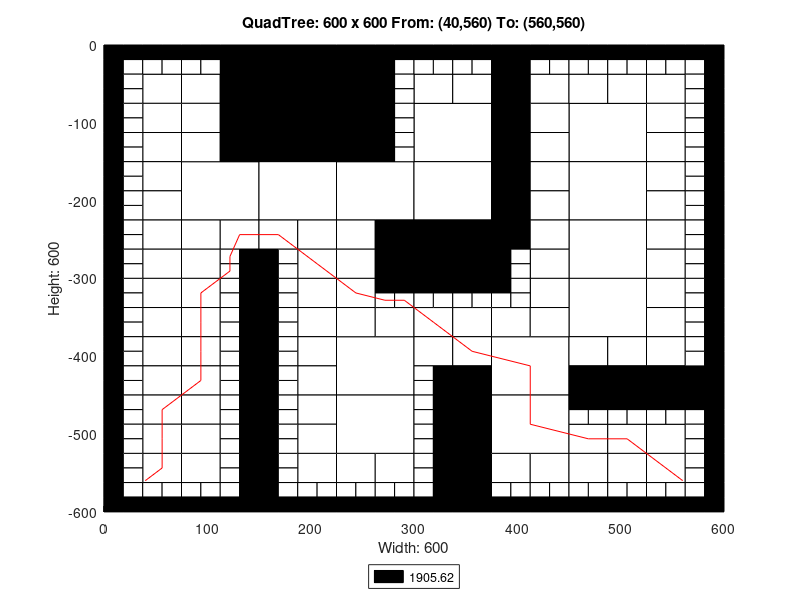

Write the MATLAB code that produced this figure.
axis([0 600 -600 0]);
title('QuadTree: 600 x 600 From: (40,560) To: (560,560)');
xlabel('Width: 600');
ylabel('Height: 600');
rectangle('Position',[150 -75 75 75], 'FaceColor',[0 0 0]);
rectangle('Position',[150 -150 75 75], 'FaceColor',[0 0 0]);
rectangle('Position',[75 -225 75 75], 'FaceColor',[1 1 1]);
rectangle('Position',[150 -225 75 75], 'FaceColor',[1 1 1]);
rectangle('Position',[225 -225 75 75], 'FaceColor',[1 1 1]);
rectangle('Position',[300 -150 75 75], 'FaceColor',[1 1 1]);
rectangle('Position',[450 -150 75 75], 'FaceColor',[1 1 1]);
rectangle('Position',[300 -225 75 75], 'FaceColor',[1 1 1]);
rectangle('Position',[300 -300 75 75], 'FaceColor',[0 0 0]);
rectangle('Position',[450 -225 75 75], 'FaceColor',[1 1 1]);
rectangle('Position',[450 -300 75 75], 'FaceColor',[1 1 1]);
rectangle('Position',[225 -450 75 75], 'FaceColor',[1 1 1]);
rectangle('Position',[225 -525 75 75], 'FaceColor',[1 1 1]);
rectangle('Position',[375 -450 75 75], 'FaceColor',[1 1 1]);
rectangle('Position',[450 -375 75 75], 'FaceColor',[1 1 1]);
rectangle('Position',[375 -525 75 75], 'FaceColor',[1 1 1]);
rectangle('Position',[37.5 -75 37.5 37.5], 'FaceColor',[1 1 1]);
rectangle('Position',[112.5 -37.5 37.5 37.5], 'FaceColor',[0 0 0]);
rectangle('Position',[75 -75 37.5 37.5], 'FaceColor',[1 1 1]);
rectangle('Position',[112.5 -75 37.5 37.5], 'FaceColor',[0 0 0]);
rectangle('Position',[37.5 -112.5 37.5 37.5], 'FaceColor',[1 1 1]);
rectangle('Position',[37.5 -150 37.5 37.5], 'FaceColor',[1 1 1]);
rectangle('Position',[75 -112.5 37.5 37.5], 'FaceColor',[1 1 1]);
rectangle('Position',[112.5 -112.5 37.5 37.5], 'FaceColor',[0 0 0]);
rectangle('Position',[75 -150 37.5 37.5], 'FaceColor',[1 1 1]);
rectangle('Position',[112.5 -150 37.5 37.5], 'FaceColor',[0 0 0]);
rectangle('Position',[225 -37.5 37.5 37.5], 'FaceColor',[0 0 0]);
rectangle('Position',[225 -75 37.5 37.5], 'FaceColor',[0 0 0]);
rectangle('Position',[225 -112.5 37.5 37.5], 'FaceColor',[0 0 0]);
rectangle('Position',[225 -150 37.5 37.5], 'FaceColor',[0 0 0]);
rectangle('Position',[37.5 -187.5 37.5 37.5], 'FaceColor',[1 1 1]);
rectangle('Position',[37.5 -225 37.5 37.5], 'FaceColor',[1 1 1]);
rectangle('Position',[37.5 -262.5 37.5 37.5], 'FaceColor',[1 1 1]);
rectangle('Position',[37.5 -300 37.5 37.5], 'FaceColor',[1 1 1]);
rectangle('Position',[75 -262.5 37.5 37.5], 'FaceColor',[1 1 1]);
rectangle('Position',[112.5 -262.5 37.5 37.5], 'FaceColor',[1 1 1]);
rectangle('Position',[75 -300 37.5 37.5], 'FaceColor',[1 1 1]);
rectangle('Position',[150 -262.5 37.5 37.5], 'FaceColor',[1 1 1]);
rectangle('Position',[187.5 -262.5 37.5 37.5], 'FaceColor',[1 1 1]);
rectangle('Position',[187.5 -300 37.5 37.5], 'FaceColor',[1 1 1]);
rectangle('Position',[225 -262.5 37.5 37.5], 'FaceColor',[1 1 1]);
rectangle('Position',[262.5 -262.5 37.5 37.5], 'FaceColor',[0 0 0]);
rectangle('Position',[225 -300 37.5 37.5], 'FaceColor',[1 1 1]);
rectangle('Position',[262.5 -300 37.5 37.5], 'FaceColor',[0 0 0]);
rectangle('Position',[300 -75 37.5 37.5], 'FaceColor',[1 1 1]);
rectangle('Position',[337.5 -75 37.5 37.5], 'FaceColor',[1 1 1]);
rectangle('Position',[375 -37.5 37.5 37.5], 'FaceColor',[0 0 0]);
rectangle('Position',[375 -75 37.5 37.5], 'FaceColor',[0 0 0]);
rectangle('Position',[412.5 -75 37.5 37.5], 'FaceColor',[1 1 1]);
rectangle('Position',[375 -112.5 37.5 37.5], 'FaceColor',[0 0 0]);
rectangle('Position',[412.5 -112.5 37.5 37.5], 'FaceColor',[1 1 1]);
rectangle('Position',[375 -150 37.5 37.5], 'FaceColor',[0 0 0]);
rectangle('Position',[412.5 -150 37.5 37.5], 'FaceColor',[1 1 1]);
rectangle('Position',[450 -75 37.5 37.5], 'FaceColor',[1 1 1]);
rectangle('Position',[487.5 -75 37.5 37.5], 'FaceColor',[1 1 1]);
rectangle('Position',[525 -75 37.5 37.5], 'FaceColor',[1 1 1]);
rectangle('Position',[525 -112.5 37.5 37.5], 'FaceColor',[1 1 1]);
rectangle('Position',[525 -150 37.5 37.5], 'FaceColor',[1 1 1]);
rectangle('Position',[375 -187.5 37.5 37.5], 'FaceColor',[0 0 0]);
rectangle('Position',[412.5 -187.5 37.5 37.5], 'FaceColor',[1 1 1]);
rectangle('Position',[375 -225 37.5 37.5], 'FaceColor',[0 0 0]);
rectangle('Position',[412.5 -225 37.5 37.5], 'FaceColor',[1 1 1]);
rectangle('Position',[375 -262.5 37.5 37.5], 'FaceColor',[0 0 0]);
rectangle('Position',[412.5 -262.5 37.5 37.5], 'FaceColor',[1 1 1]);
rectangle('Position',[412.5 -300 37.5 37.5], 'FaceColor',[1 1 1]);
rectangle('Position',[525 -187.5 37.5 37.5], 'FaceColor',[1 1 1]);
rectangle('Position',[525 -225 37.5 37.5], 'FaceColor',[1 1 1]);
rectangle('Position',[525 -262.5 37.5 37.5], 'FaceColor',[1 1 1]);
rectangle('Position',[525 -300 37.5 37.5], 'FaceColor',[1 1 1]);
rectangle('Position',[37.5 -337.5 37.5 37.5], 'FaceColor',[1 1 1]);
rectangle('Position',[37.5 -375 37.5 37.5], 'FaceColor',[1 1 1]);
rectangle('Position',[75 -337.5 37.5 37.5], 'FaceColor',[1 1 1]);
rectangle('Position',[75 -375 37.5 37.5], 'FaceColor',[1 1 1]);
rectangle('Position',[37.5 -412.5 37.5 37.5], 'FaceColor',[1 1 1]);
rectangle('Position',[37.5 -450 37.5 37.5], 'FaceColor',[1 1 1]);
rectangle('Position',[75 -412.5 37.5 37.5], 'FaceColor',[1 1 1]);
rectangle('Position',[75 -450 37.5 37.5], 'FaceColor',[1 1 1]);
rectangle('Position',[187.5 -337.5 37.5 37.5], 'FaceColor',[1 1 1]);
rectangle('Position',[187.5 -375 37.5 37.5], 'FaceColor',[1 1 1]);
rectangle('Position',[225 -337.5 37.5 37.5], 'FaceColor',[1 1 1]);
rectangle('Position',[225 -375 37.5 37.5], 'FaceColor',[1 1 1]);
rectangle('Position',[262.5 -375 37.5 37.5], 'FaceColor',[1 1 1]);
rectangle('Position',[187.5 -412.5 37.5 37.5], 'FaceColor',[1 1 1]);
rectangle('Position',[187.5 -450 37.5 37.5], 'FaceColor',[1 1 1]);
rectangle('Position',[37.5 -487.5 37.5 37.5], 'FaceColor',[1 1 1]);
rectangle('Position',[37.5 -525 37.5 37.5], 'FaceColor',[1 1 1]);
rectangle('Position',[75 -487.5 37.5 37.5], 'FaceColor',[1 1 1]);
rectangle('Position',[75 -525 37.5 37.5], 'FaceColor',[1 1 1]);
rectangle('Position',[37.5 -562.5 37.5 37.5], 'FaceColor',[1 1 1]);
rectangle('Position',[75 -562.5 37.5 37.5], 'FaceColor',[1 1 1]);
rectangle('Position',[187.5 -487.5 37.5 37.5], 'FaceColor',[1 1 1]);
rectangle('Position',[187.5 -525 37.5 37.5], 'FaceColor',[1 1 1]);
rectangle('Position',[187.5 -562.5 37.5 37.5], 'FaceColor',[1 1 1]);
rectangle('Position',[225 -562.5 37.5 37.5], 'FaceColor',[1 1 1]);
rectangle('Position',[262.5 -562.5 37.5 37.5], 'FaceColor',[1 1 1]);
rectangle('Position',[300 -375 37.5 37.5], 'FaceColor',[1 1 1]);
rectangle('Position',[337.5 -375 37.5 37.5], 'FaceColor',[1 1 1]);
rectangle('Position',[412.5 -337.5 37.5 37.5], 'FaceColor',[1 1 1]);
rectangle('Position',[375 -375 37.5 37.5], 'FaceColor',[1 1 1]);
rectangle('Position',[412.5 -375 37.5 37.5], 'FaceColor',[1 1 1]);
rectangle('Position',[300 -412.5 37.5 37.5], 'FaceColor',[1 1 1]);
rectangle('Position',[337.5 -412.5 37.5 37.5], 'FaceColor',[1 1 1]);
rectangle('Position',[337.5 -450 37.5 37.5], 'FaceColor',[0 0 0]);
rectangle('Position',[525 -337.5 37.5 37.5], 'FaceColor',[1 1 1]);
rectangle('Position',[525 -375 37.5 37.5], 'FaceColor',[1 1 1]);
rectangle('Position',[450 -412.5 37.5 37.5], 'FaceColor',[1 1 1]);
rectangle('Position',[487.5 -412.5 37.5 37.5], 'FaceColor',[1 1 1]);
rectangle('Position',[450 -450 37.5 37.5], 'FaceColor',[0 0 0]);
rectangle('Position',[487.5 -450 37.5 37.5], 'FaceColor',[0 0 0]);
rectangle('Position',[525 -412.5 37.5 37.5], 'FaceColor',[1 1 1]);
rectangle('Position',[525 -450 37.5 37.5], 'FaceColor',[0 0 0]);
rectangle('Position',[562.5 -450 37.5 37.5], 'FaceColor',[0 0 0]);
rectangle('Position',[337.5 -487.5 37.5 37.5], 'FaceColor',[0 0 0]);
rectangle('Position',[337.5 -525 37.5 37.5], 'FaceColor',[0 0 0]);
rectangle('Position',[337.5 -562.5 37.5 37.5], 'FaceColor',[0 0 0]);
rectangle('Position',[337.5 -600 37.5 37.5], 'FaceColor',[0 0 0]);
rectangle('Position',[375 -562.5 37.5 37.5], 'FaceColor',[1 1 1]);
rectangle('Position',[412.5 -562.5 37.5 37.5], 'FaceColor',[1 1 1]);
rectangle('Position',[450 -525 37.5 37.5], 'FaceColor',[1 1 1]);
rectangle('Position',[487.5 -525 37.5 37.5], 'FaceColor',[1 1 1]);
rectangle('Position',[525 -525 37.5 37.5], 'FaceColor',[1 1 1]);
rectangle('Position',[450 -562.5 37.5 37.5], 'FaceColor',[1 1 1]);
rectangle('Position',[487.5 -562.5 37.5 37.5], 'FaceColor',[1 1 1]);
rectangle('Position',[525 -562.5 37.5 37.5], 'FaceColor',[1 1 1]);
rectangle('Position',[0 -18.75 18.75 18.75], 'FaceColor',[0 0 0]);
rectangle('Position',[18.75 -18.75 18.75 18.75], 'FaceColor',[0 0 0]);
rectangle('Position',[0 -37.5 18.75 18.75], 'FaceColor',[0 0 0]);
rectangle('Position',[18.75 -37.5 18.75 18.75], 'FaceColor',[1 1 1]);
rectangle('Position',[37.5 -18.75 18.75 18.75], 'FaceColor',[0 0 0]);
rectangle('Position',[56.25 -18.75 18.75 18.75], 'FaceColor',[0 0 0]);
rectangle('Position',[37.5 -37.5 18.75 18.75], 'FaceColor',[1 1 1]);
rectangle('Position',[56.25 -37.5 18.75 18.75], 'FaceColor',[1 1 1]);
rectangle('Position',[0 -56.25 18.75 18.75], 'FaceColor',[0 0 0]);
rectangle('Position',[18.75 -56.25 18.75 18.75], 'FaceColor',[1 1 1]);
rectangle('Position',[0 -75 18.75 18.75], 'FaceColor',[0 0 0]);
rectangle('Position',[18.75 -75 18.75 18.75], 'FaceColor',[1 1 1]);
rectangle('Position',[75 -18.75 18.75 18.75], 'FaceColor',[0 0 0]);
rectangle('Position',[93.75 -18.75 18.75 18.75], 'FaceColor',[0 0 0]);
rectangle('Position',[75 -37.5 18.75 18.75], 'FaceColor',[1 1 1]);
rectangle('Position',[93.75 -37.5 18.75 18.75], 'FaceColor',[1 1 1]);
rectangle('Position',[0 -93.75 18.75 18.75], 'FaceColor',[0 0 0]);
rectangle('Position',[18.75 -93.75 18.75 18.75], 'FaceColor',[1 1 1]);
rectangle('Position',[0 -112.5 18.75 18.75], 'FaceColor',[0 0 0]);
rectangle('Position',[18.75 -112.5 18.75 18.75], 'FaceColor',[1 1 1]);
rectangle('Position',[0 -131.25 18.75 18.75], 'FaceColor',[0 0 0]);
rectangle('Position',[18.75 -131.25 18.75 18.75], 'FaceColor',[1 1 1]);
rectangle('Position',[0 -150 18.75 18.75], 'FaceColor',[0 0 0]);
rectangle('Position',[18.75 -150 18.75 18.75], 'FaceColor',[1 1 1]);
rectangle('Position',[262.5 -18.75 18.75 18.75], 'FaceColor',[0 0 0]);
rectangle('Position',[281.25 -18.75 18.75 18.75], 'FaceColor',[0 0 0]);
rectangle('Position',[262.5 -37.5 18.75 18.75], 'FaceColor',[0 0 0]);
rectangle('Position',[281.25 -37.5 18.75 18.75], 'FaceColor',[1 1 1]);
rectangle('Position',[262.5 -56.25 18.75 18.75], 'FaceColor',[0 0 0]);
rectangle('Position',[281.25 -56.25 18.75 18.75], 'FaceColor',[1 1 1]);
rectangle('Position',[262.5 -75 18.75 18.75], 'FaceColor',[0 0 0]);
rectangle('Position',[281.25 -75 18.75 18.75], 'FaceColor',[1 1 1]);
rectangle('Position',[262.5 -93.75 18.75 18.75], 'FaceColor',[0 0 0]);
rectangle('Position',[281.25 -93.75 18.75 18.75], 'FaceColor',[1 1 1]);
rectangle('Position',[262.5 -112.5 18.75 18.75], 'FaceColor',[0 0 0]);
rectangle('Position',[281.25 -112.5 18.75 18.75], 'FaceColor',[1 1 1]);
rectangle('Position',[262.5 -131.25 18.75 18.75], 'FaceColor',[0 0 0]);
rectangle('Position',[281.25 -131.25 18.75 18.75], 'FaceColor',[1 1 1]);
rectangle('Position',[262.5 -150 18.75 18.75], 'FaceColor',[0 0 0]);
rectangle('Position',[281.25 -150 18.75 18.75], 'FaceColor',[1 1 1]);
rectangle('Position',[0 -168.75 18.75 18.75], 'FaceColor',[0 0 0]);
rectangle('Position',[18.75 -168.75 18.75 18.75], 'FaceColor',[1 1 1]);
rectangle('Position',[0 -187.5 18.75 18.75], 'FaceColor',[0 0 0]);
rectangle('Position',[18.75 -187.5 18.75 18.75], 'FaceColor',[1 1 1]);
rectangle('Position',[0 -206.25 18.75 18.75], 'FaceColor',[0 0 0]);
rectangle('Position',[18.75 -206.25 18.75 18.75], 'FaceColor',[1 1 1]);
rectangle('Position',[0 -225 18.75 18.75], 'FaceColor',[0 0 0]);
rectangle('Position',[18.75 -225 18.75 18.75], 'FaceColor',[1 1 1]);
rectangle('Position',[0 -243.75 18.75 18.75], 'FaceColor',[0 0 0]);
rectangle('Position',[18.75 -243.75 18.75 18.75], 'FaceColor',[1 1 1]);
rectangle('Position',[0 -262.5 18.75 18.75], 'FaceColor',[0 0 0]);
rectangle('Position',[18.75 -262.5 18.75 18.75], 'FaceColor',[1 1 1]);
rectangle('Position',[0 -281.25 18.75 18.75], 'FaceColor',[0 0 0]);
rectangle('Position',[18.75 -281.25 18.75 18.75], 'FaceColor',[1 1 1]);
rectangle('Position',[0 -300 18.75 18.75], 'FaceColor',[0 0 0]);
rectangle('Position',[18.75 -300 18.75 18.75], 'FaceColor',[1 1 1]);
rectangle('Position',[112.5 -281.25 18.75 18.75], 'FaceColor',[1 1 1]);
rectangle('Position',[131.25 -281.25 18.75 18.75], 'FaceColor',[0 0 0]);
rectangle('Position',[112.5 -300 18.75 18.75], 'FaceColor',[1 1 1]);
rectangle('Position',[131.25 -300 18.75 18.75], 'FaceColor',[0 0 0]);
rectangle('Position',[150 -281.25 18.75 18.75], 'FaceColor',[0 0 0]);
rectangle('Position',[168.75 -281.25 18.75 18.75], 'FaceColor',[1 1 1]);
rectangle('Position',[150 -300 18.75 18.75], 'FaceColor',[0 0 0]);
rectangle('Position',[168.75 -300 18.75 18.75], 'FaceColor',[1 1 1]);
rectangle('Position',[300 -18.75 18.75 18.75], 'FaceColor',[0 0 0]);
rectangle('Position',[318.75 -18.75 18.75 18.75], 'FaceColor',[0 0 0]);
rectangle('Position',[300 -37.5 18.75 18.75], 'FaceColor',[1 1 1]);
rectangle('Position',[318.75 -37.5 18.75 18.75], 'FaceColor',[1 1 1]);
rectangle('Position',[337.5 -18.75 18.75 18.75], 'FaceColor',[0 0 0]);
rectangle('Position',[356.25 -18.75 18.75 18.75], 'FaceColor',[0 0 0]);
rectangle('Position',[337.5 -37.5 18.75 18.75], 'FaceColor',[1 1 1]);
rectangle('Position',[356.25 -37.5 18.75 18.75], 'FaceColor',[1 1 1]);
rectangle('Position',[412.5 -18.75 18.75 18.75], 'FaceColor',[0 0 0]);
rectangle('Position',[431.25 -18.75 18.75 18.75], 'FaceColor',[0 0 0]);
rectangle('Position',[412.5 -37.5 18.75 18.75], 'FaceColor',[1 1 1]);
rectangle('Position',[431.25 -37.5 18.75 18.75], 'FaceColor',[1 1 1]);
rectangle('Position',[450 -18.75 18.75 18.75], 'FaceColor',[0 0 0]);
rectangle('Position',[468.75 -18.75 18.75 18.75], 'FaceColor',[0 0 0]);
rectangle('Position',[450 -37.5 18.75 18.75], 'FaceColor',[1 1 1]);
rectangle('Position',[468.75 -37.5 18.75 18.75], 'FaceColor',[1 1 1]);
rectangle('Position',[487.5 -18.75 18.75 18.75], 'FaceColor',[0 0 0]);
rectangle('Position',[506.25 -18.75 18.75 18.75], 'FaceColor',[0 0 0]);
rectangle('Position',[487.5 -37.5 18.75 18.75], 'FaceColor',[1 1 1]);
rectangle('Position',[506.25 -37.5 18.75 18.75], 'FaceColor',[1 1 1]);
rectangle('Position',[525 -18.75 18.75 18.75], 'FaceColor',[0 0 0]);
rectangle('Position',[543.75 -18.75 18.75 18.75], 'FaceColor',[0 0 0]);
rectangle('Position',[525 -37.5 18.75 18.75], 'FaceColor',[1 1 1]);
rectangle('Position',[543.75 -37.5 18.75 18.75], 'FaceColor',[1 1 1]);
rectangle('Position',[562.5 -18.75 18.75 18.75], 'FaceColor',[0 0 0]);
rectangle('Position',[581.25 -18.75 18.75 18.75], 'FaceColor',[0 0 0]);
rectangle('Position',[562.5 -37.5 18.75 18.75], 'FaceColor',[1 1 1]);
rectangle('Position',[581.25 -37.5 18.75 18.75], 'FaceColor',[0 0 0]);
rectangle('Position',[562.5 -56.25 18.75 18.75], 'FaceColor',[1 1 1]);
rectangle('Position',[581.25 -56.25 18.75 18.75], 'FaceColor',[0 0 0]);
rectangle('Position',[562.5 -75 18.75 18.75], 'FaceColor',[1 1 1]);
rectangle('Position',[581.25 -75 18.75 18.75], 'FaceColor',[0 0 0]);
rectangle('Position',[562.5 -93.75 18.75 18.75], 'FaceColor',[1 1 1]);
rectangle('Position',[581.25 -93.75 18.75 18.75], 'FaceColor',[0 0 0]);
rectangle('Position',[562.5 -112.5 18.75 18.75], 'FaceColor',[1 1 1]);
rectangle('Position',[581.25 -112.5 18.75 18.75], 'FaceColor',[0 0 0]);
rectangle('Position',[562.5 -131.25 18.75 18.75], 'FaceColor',[1 1 1]);
rectangle('Position',[581.25 -131.25 18.75 18.75], 'FaceColor',[0 0 0]);
rectangle('Position',[562.5 -150 18.75 18.75], 'FaceColor',[1 1 1]);
rectangle('Position',[581.25 -150 18.75 18.75], 'FaceColor',[0 0 0]);
rectangle('Position',[375 -281.25 18.75 18.75], 'FaceColor',[0 0 0]);
rectangle('Position',[393.75 -281.25 18.75 18.75], 'FaceColor',[1 1 1]);
rectangle('Position',[375 -300 18.75 18.75], 'FaceColor',[0 0 0]);
rectangle('Position',[393.75 -300 18.75 18.75], 'FaceColor',[1 1 1]);
rectangle('Position',[562.5 -168.75 18.75 18.75], 'FaceColor',[1 1 1]);
rectangle('Position',[581.25 -168.75 18.75 18.75], 'FaceColor',[0 0 0]);
rectangle('Position',[562.5 -187.5 18.75 18.75], 'FaceColor',[1 1 1]);
rectangle('Position',[581.25 -187.5 18.75 18.75], 'FaceColor',[0 0 0]);
rectangle('Position',[562.5 -206.25 18.75 18.75], 'FaceColor',[1 1 1]);
rectangle('Position',[581.25 -206.25 18.75 18.75], 'FaceColor',[0 0 0]);
rectangle('Position',[562.5 -225 18.75 18.75], 'FaceColor',[1 1 1]);
rectangle('Position',[581.25 -225 18.75 18.75], 'FaceColor',[0 0 0]);
rectangle('Position',[562.5 -243.75 18.75 18.75], 'FaceColor',[1 1 1]);
rectangle('Position',[581.25 -243.75 18.75 18.75], 'FaceColor',[0 0 0]);
rectangle('Position',[562.5 -262.5 18.75 18.75], 'FaceColor',[1 1 1]);
rectangle('Position',[581.25 -262.5 18.75 18.75], 'FaceColor',[0 0 0]);
rectangle('Position',[562.5 -281.25 18.75 18.75], 'FaceColor',[1 1 1]);
rectangle('Position',[581.25 -281.25 18.75 18.75], 'FaceColor',[0 0 0]);
rectangle('Position',[562.5 -300 18.75 18.75], 'FaceColor',[1 1 1]);
rectangle('Position',[581.25 -300 18.75 18.75], 'FaceColor',[0 0 0]);
rectangle('Position',[0 -318.75 18.75 18.75], 'FaceColor',[0 0 0]);
rectangle('Position',[18.75 -318.75 18.75 18.75], 'FaceColor',[1 1 1]);
rectangle('Position',[0 -337.5 18.75 18.75], 'FaceColor',[0 0 0]);
rectangle('Position',[18.75 -337.5 18.75 18.75], 'FaceColor',[1 1 1]);
rectangle('Position',[0 -356.25 18.75 18.75], 'FaceColor',[0 0 0]);
rectangle('Position',[18.75 -356.25 18.75 18.75], 'FaceColor',[1 1 1]);
rectangle('Position',[0 -375 18.75 18.75], 'FaceColor',[0 0 0]);
rectangle('Position',[18.75 -375 18.75 18.75], 'FaceColor',[1 1 1]);
rectangle('Position',[112.5 -318.75 18.75 18.75], 'FaceColor',[1 1 1]);
rectangle('Position',[131.25 -318.75 18.75 18.75], 'FaceColor',[0 0 0]);
rectangle('Position',[112.5 -337.5 18.75 18.75], 'FaceColor',[1 1 1]);
rectangle('Position',[131.25 -337.5 18.75 18.75], 'FaceColor',[0 0 0]);
rectangle('Position',[112.5 -356.25 18.75 18.75], 'FaceColor',[1 1 1]);
rectangle('Position',[131.25 -356.25 18.75 18.75], 'FaceColor',[0 0 0]);
rectangle('Position',[112.5 -375 18.75 18.75], 'FaceColor',[1 1 1]);
rectangle('Position',[131.25 -375 18.75 18.75], 'FaceColor',[0 0 0]);
rectangle('Position',[0 -393.75 18.75 18.75], 'FaceColor',[0 0 0]);
rectangle('Position',[18.75 -393.75 18.75 18.75], 'FaceColor',[1 1 1]);
rectangle('Position',[0 -412.5 18.75 18.75], 'FaceColor',[0 0 0]);
rectangle('Position',[18.75 -412.5 18.75 18.75], 'FaceColor',[1 1 1]);
rectangle('Position',[0 -431.25 18.75 18.75], 'FaceColor',[0 0 0]);
rectangle('Position',[18.75 -431.25 18.75 18.75], 'FaceColor',[1 1 1]);
rectangle('Position',[0 -450 18.75 18.75], 'FaceColor',[0 0 0]);
rectangle('Position',[18.75 -450 18.75 18.75], 'FaceColor',[1 1 1]);
rectangle('Position',[112.5 -393.75 18.75 18.75], 'FaceColor',[1 1 1]);
rectangle('Position',[131.25 -393.75 18.75 18.75], 'FaceColor',[0 0 0]);
rectangle('Position',[112.5 -412.5 18.75 18.75], 'FaceColor',[1 1 1]);
rectangle('Position',[131.25 -412.5 18.75 18.75], 'FaceColor',[0 0 0]);
rectangle('Position',[112.5 -431.25 18.75 18.75], 'FaceColor',[1 1 1]);
rectangle('Position',[131.25 -431.25 18.75 18.75], 'FaceColor',[0 0 0]);
rectangle('Position',[112.5 -450 18.75 18.75], 'FaceColor',[1 1 1]);
rectangle('Position',[131.25 -450 18.75 18.75], 'FaceColor',[0 0 0]);
rectangle('Position',[150 -318.75 18.75 18.75], 'FaceColor',[0 0 0]);
rectangle('Position',[168.75 -318.75 18.75 18.75], 'FaceColor',[1 1 1]);
rectangle('Position',[150 -337.5 18.75 18.75], 'FaceColor',[0 0 0]);
rectangle('Position',[168.75 -337.5 18.75 18.75], 'FaceColor',[1 1 1]);
rectangle('Position',[150 -356.25 18.75 18.75], 'FaceColor',[0 0 0]);
rectangle('Position',[168.75 -356.25 18.75 18.75], 'FaceColor',[1 1 1]);
rectangle('Position',[150 -375 18.75 18.75], 'FaceColor',[0 0 0]);
rectangle('Position',[168.75 -375 18.75 18.75], 'FaceColor',[1 1 1]);
rectangle('Position',[262.5 -318.75 18.75 18.75], 'FaceColor',[0 0 0]);
rectangle('Position',[281.25 -318.75 18.75 18.75], 'FaceColor',[0 0 0]);
rectangle('Position',[262.5 -337.5 18.75 18.75], 'FaceColor',[1 1 1]);
rectangle('Position',[281.25 -337.5 18.75 18.75], 'FaceColor',[1 1 1]);
rectangle('Position',[150 -393.75 18.75 18.75], 'FaceColor',[0 0 0]);
rectangle('Position',[168.75 -393.75 18.75 18.75], 'FaceColor',[1 1 1]);
rectangle('Position',[150 -412.5 18.75 18.75], 'FaceColor',[0 0 0]);
rectangle('Position',[168.75 -412.5 18.75 18.75], 'FaceColor',[1 1 1]);
rectangle('Position',[150 -431.25 18.75 18.75], 'FaceColor',[0 0 0]);
rectangle('Position',[168.75 -431.25 18.75 18.75], 'FaceColor',[1 1 1]);
rectangle('Position',[150 -450 18.75 18.75], 'FaceColor',[0 0 0]);
rectangle('Position',[168.75 -450 18.75 18.75], 'FaceColor',[1 1 1]);
rectangle('Position',[0 -468.75 18.75 18.75], 'FaceColor',[0 0 0]);
rectangle('Position',[18.75 -468.75 18.75 18.75], 'FaceColor',[1 1 1]);
rectangle('Position',[0 -487.5 18.75 18.75], 'FaceColor',[0 0 0]);
rectangle('Position',[18.75 -487.5 18.75 18.75], 'FaceColor',[1 1 1]);
rectangle('Position',[0 -506.25 18.75 18.75], 'FaceColor',[0 0 0]);
rectangle('Position',[18.75 -506.25 18.75 18.75], 'FaceColor',[1 1 1]);
rectangle('Position',[0 -525 18.75 18.75], 'FaceColor',[0 0 0]);
rectangle('Position',[18.75 -525 18.75 18.75], 'FaceColor',[1 1 1]);
rectangle('Position',[112.5 -468.75 18.75 18.75], 'FaceColor',[1 1 1]);
rectangle('Position',[131.25 -468.75 18.75 18.75], 'FaceColor',[0 0 0]);
rectangle('Position',[112.5 -487.5 18.75 18.75], 'FaceColor',[1 1 1]);
rectangle('Position',[131.25 -487.5 18.75 18.75], 'FaceColor',[0 0 0]);
rectangle('Position',[112.5 -506.25 18.75 18.75], 'FaceColor',[1 1 1]);
rectangle('Position',[131.25 -506.25 18.75 18.75], 'FaceColor',[0 0 0]);
rectangle('Position',[112.5 -525 18.75 18.75], 'FaceColor',[1 1 1]);
rectangle('Position',[131.25 -525 18.75 18.75], 'FaceColor',[0 0 0]);
rectangle('Position',[0 -543.75 18.75 18.75], 'FaceColor',[0 0 0]);
rectangle('Position',[18.75 -543.75 18.75 18.75], 'FaceColor',[1 1 1]);
rectangle('Position',[0 -562.5 18.75 18.75], 'FaceColor',[0 0 0]);
rectangle('Position',[18.75 -562.5 18.75 18.75], 'FaceColor',[1 1 1]);
rectangle('Position',[0 -581.25 18.75 18.75], 'FaceColor',[0 0 0]);
rectangle('Position',[18.75 -581.25 18.75 18.75], 'FaceColor',[1 1 1]);
rectangle('Position',[0 -600 18.75 18.75], 'FaceColor',[0 0 0]);
rectangle('Position',[18.75 -600 18.75 18.75], 'FaceColor',[0 0 0]);
rectangle('Position',[37.5 -581.25 18.75 18.75], 'FaceColor',[1 1 1]);
rectangle('Position',[56.25 -581.25 18.75 18.75], 'FaceColor',[1 1 1]);
rectangle('Position',[37.5 -600 18.75 18.75], 'FaceColor',[0 0 0]);
rectangle('Position',[56.25 -600 18.75 18.75], 'FaceColor',[0 0 0]);
rectangle('Position',[112.5 -543.75 18.75 18.75], 'FaceColor',[1 1 1]);
rectangle('Position',[131.25 -543.75 18.75 18.75], 'FaceColor',[0 0 0]);
rectangle('Position',[112.5 -562.5 18.75 18.75], 'FaceColor',[1 1 1]);
rectangle('Position',[131.25 -562.5 18.75 18.75], 'FaceColor',[0 0 0]);
rectangle('Position',[75 -581.25 18.75 18.75], 'FaceColor',[1 1 1]);
rectangle('Position',[93.75 -581.25 18.75 18.75], 'FaceColor',[1 1 1]);
rectangle('Position',[75 -600 18.75 18.75], 'FaceColor',[0 0 0]);
rectangle('Position',[93.75 -600 18.75 18.75], 'FaceColor',[0 0 0]);
rectangle('Position',[112.5 -581.25 18.75 18.75], 'FaceColor',[1 1 1]);
rectangle('Position',[131.25 -581.25 18.75 18.75], 'FaceColor',[0 0 0]);
rectangle('Position',[112.5 -600 18.75 18.75], 'FaceColor',[0 0 0]);
rectangle('Position',[131.25 -600 18.75 18.75], 'FaceColor',[0 0 0]);
rectangle('Position',[150 -468.75 18.75 18.75], 'FaceColor',[0 0 0]);
rectangle('Position',[168.75 -468.75 18.75 18.75], 'FaceColor',[1 1 1]);
rectangle('Position',[150 -487.5 18.75 18.75], 'FaceColor',[0 0 0]);
rectangle('Position',[168.75 -487.5 18.75 18.75], 'FaceColor',[1 1 1]);
rectangle('Position',[150 -506.25 18.75 18.75], 'FaceColor',[0 0 0]);
rectangle('Position',[168.75 -506.25 18.75 18.75], 'FaceColor',[1 1 1]);
rectangle('Position',[150 -525 18.75 18.75], 'FaceColor',[0 0 0]);
rectangle('Position',[168.75 -525 18.75 18.75], 'FaceColor',[1 1 1]);
rectangle('Position',[150 -543.75 18.75 18.75], 'FaceColor',[0 0 0]);
rectangle('Position',[168.75 -543.75 18.75 18.75], 'FaceColor',[1 1 1]);
rectangle('Position',[150 -562.5 18.75 18.75], 'FaceColor',[0 0 0]);
rectangle('Position',[168.75 -562.5 18.75 18.75], 'FaceColor',[1 1 1]);
rectangle('Position',[150 -581.25 18.75 18.75], 'FaceColor',[0 0 0]);
rectangle('Position',[168.75 -581.25 18.75 18.75], 'FaceColor',[1 1 1]);
rectangle('Position',[150 -600 18.75 18.75], 'FaceColor',[0 0 0]);
rectangle('Position',[168.75 -600 18.75 18.75], 'FaceColor',[0 0 0]);
rectangle('Position',[187.5 -581.25 18.75 18.75], 'FaceColor',[1 1 1]);
rectangle('Position',[206.25 -581.25 18.75 18.75], 'FaceColor',[1 1 1]);
rectangle('Position',[187.5 -600 18.75 18.75], 'FaceColor',[0 0 0]);
rectangle('Position',[206.25 -600 18.75 18.75], 'FaceColor',[0 0 0]);
rectangle('Position',[225 -581.25 18.75 18.75], 'FaceColor',[1 1 1]);
rectangle('Position',[243.75 -581.25 18.75 18.75], 'FaceColor',[1 1 1]);
rectangle('Position',[225 -600 18.75 18.75], 'FaceColor',[0 0 0]);
rectangle('Position',[243.75 -600 18.75 18.75], 'FaceColor',[0 0 0]);
rectangle('Position',[262.5 -581.25 18.75 18.75], 'FaceColor',[1 1 1]);
rectangle('Position',[281.25 -581.25 18.75 18.75], 'FaceColor',[1 1 1]);
rectangle('Position',[262.5 -600 18.75 18.75], 'FaceColor',[0 0 0]);
rectangle('Position',[281.25 -600 18.75 18.75], 'FaceColor',[0 0 0]);
rectangle('Position',[300 -318.75 18.75 18.75], 'FaceColor',[0 0 0]);
rectangle('Position',[318.75 -318.75 18.75 18.75], 'FaceColor',[0 0 0]);
rectangle('Position',[300 -337.5 18.75 18.75], 'FaceColor',[1 1 1]);
rectangle('Position',[318.75 -337.5 18.75 18.75], 'FaceColor',[1 1 1]);
rectangle('Position',[337.5 -318.75 18.75 18.75], 'FaceColor',[0 0 0]);
rectangle('Position',[356.25 -318.75 18.75 18.75], 'FaceColor',[0 0 0]);
rectangle('Position',[337.5 -337.5 18.75 18.75], 'FaceColor',[1 1 1]);
rectangle('Position',[356.25 -337.5 18.75 18.75], 'FaceColor',[1 1 1]);
rectangle('Position',[375 -318.75 18.75 18.75], 'FaceColor',[0 0 0]);
rectangle('Position',[393.75 -318.75 18.75 18.75], 'FaceColor',[1 1 1]);
rectangle('Position',[375 -337.5 18.75 18.75], 'FaceColor',[1 1 1]);
rectangle('Position',[393.75 -337.5 18.75 18.75], 'FaceColor',[1 1 1]);
rectangle('Position',[300 -431.25 18.75 18.75], 'FaceColor',[1 1 1]);
rectangle('Position',[318.75 -431.25 18.75 18.75], 'FaceColor',[0 0 0]);
rectangle('Position',[300 -450 18.75 18.75], 'FaceColor',[1 1 1]);
rectangle('Position',[318.75 -450 18.75 18.75], 'FaceColor',[0 0 0]);
rectangle('Position',[562.5 -318.75 18.75 18.75], 'FaceColor',[1 1 1]);
rectangle('Position',[581.25 -318.75 18.75 18.75], 'FaceColor',[0 0 0]);
rectangle('Position',[562.5 -337.5 18.75 18.75], 'FaceColor',[1 1 1]);
rectangle('Position',[581.25 -337.5 18.75 18.75], 'FaceColor',[0 0 0]);
rectangle('Position',[562.5 -356.25 18.75 18.75], 'FaceColor',[1 1 1]);
rectangle('Position',[581.25 -356.25 18.75 18.75], 'FaceColor',[0 0 0]);
rectangle('Position',[562.5 -375 18.75 18.75], 'FaceColor',[1 1 1]);
rectangle('Position',[581.25 -375 18.75 18.75], 'FaceColor',[0 0 0]);
rectangle('Position',[562.5 -393.75 18.75 18.75], 'FaceColor',[1 1 1]);
rectangle('Position',[581.25 -393.75 18.75 18.75], 'FaceColor',[0 0 0]);
rectangle('Position',[562.5 -412.5 18.75 18.75], 'FaceColor',[1 1 1]);
rectangle('Position',[581.25 -412.5 18.75 18.75], 'FaceColor',[0 0 0]);
rectangle('Position',[300 -468.75 18.75 18.75], 'FaceColor',[1 1 1]);
rectangle('Position',[318.75 -468.75 18.75 18.75], 'FaceColor',[0 0 0]);
rectangle('Position',[300 -487.5 18.75 18.75], 'FaceColor',[1 1 1]);
rectangle('Position',[318.75 -487.5 18.75 18.75], 'FaceColor',[0 0 0]);
rectangle('Position',[300 -506.25 18.75 18.75], 'FaceColor',[1 1 1]);
rectangle('Position',[318.75 -506.25 18.75 18.75], 'FaceColor',[0 0 0]);
rectangle('Position',[300 -525 18.75 18.75], 'FaceColor',[1 1 1]);
rectangle('Position',[318.75 -525 18.75 18.75], 'FaceColor',[0 0 0]);
rectangle('Position',[300 -543.75 18.75 18.75], 'FaceColor',[1 1 1]);
rectangle('Position',[318.75 -543.75 18.75 18.75], 'FaceColor',[0 0 0]);
rectangle('Position',[300 -562.5 18.75 18.75], 'FaceColor',[1 1 1]);
rectangle('Position',[318.75 -562.5 18.75 18.75], 'FaceColor',[0 0 0]);
rectangle('Position',[300 -581.25 18.75 18.75], 'FaceColor',[1 1 1]);
rectangle('Position',[318.75 -581.25 18.75 18.75], 'FaceColor',[0 0 0]);
rectangle('Position',[300 -600 18.75 18.75], 'FaceColor',[0 0 0]);
rectangle('Position',[318.75 -600 18.75 18.75], 'FaceColor',[0 0 0]);
rectangle('Position',[375 -581.25 18.75 18.75], 'FaceColor',[1 1 1]);
rectangle('Position',[393.75 -581.25 18.75 18.75], 'FaceColor',[1 1 1]);
rectangle('Position',[375 -600 18.75 18.75], 'FaceColor',[0 0 0]);
rectangle('Position',[393.75 -600 18.75 18.75], 'FaceColor',[0 0 0]);
rectangle('Position',[412.5 -581.25 18.75 18.75], 'FaceColor',[1 1 1]);
rectangle('Position',[431.25 -581.25 18.75 18.75], 'FaceColor',[1 1 1]);
rectangle('Position',[412.5 -600 18.75 18.75], 'FaceColor',[0 0 0]);
rectangle('Position',[431.25 -600 18.75 18.75], 'FaceColor',[0 0 0]);
rectangle('Position',[450 -468.75 18.75 18.75], 'FaceColor',[0 0 0]);
rectangle('Position',[468.75 -468.75 18.75 18.75], 'FaceColor',[0 0 0]);
rectangle('Position',[450 -487.5 18.75 18.75], 'FaceColor',[1 1 1]);
rectangle('Position',[468.75 -487.5 18.75 18.75], 'FaceColor',[1 1 1]);
rectangle('Position',[487.5 -468.75 18.75 18.75], 'FaceColor',[0 0 0]);
rectangle('Position',[506.25 -468.75 18.75 18.75], 'FaceColor',[0 0 0]);
rectangle('Position',[487.5 -487.5 18.75 18.75], 'FaceColor',[1 1 1]);
rectangle('Position',[506.25 -487.5 18.75 18.75], 'FaceColor',[1 1 1]);
rectangle('Position',[525 -468.75 18.75 18.75], 'FaceColor',[0 0 0]);
rectangle('Position',[543.75 -468.75 18.75 18.75], 'FaceColor',[0 0 0]);
rectangle('Position',[525 -487.5 18.75 18.75], 'FaceColor',[1 1 1]);
rectangle('Position',[543.75 -487.5 18.75 18.75], 'FaceColor',[1 1 1]);
rectangle('Position',[562.5 -468.75 18.75 18.75], 'FaceColor',[0 0 0]);
rectangle('Position',[581.25 -468.75 18.75 18.75], 'FaceColor',[0 0 0]);
rectangle('Position',[562.5 -487.5 18.75 18.75], 'FaceColor',[1 1 1]);
rectangle('Position',[581.25 -487.5 18.75 18.75], 'FaceColor',[0 0 0]);
rectangle('Position',[562.5 -506.25 18.75 18.75], 'FaceColor',[1 1 1]);
rectangle('Position',[581.25 -506.25 18.75 18.75], 'FaceColor',[0 0 0]);
rectangle('Position',[562.5 -525 18.75 18.75], 'FaceColor',[1 1 1]);
rectangle('Position',[581.25 -525 18.75 18.75], 'FaceColor',[0 0 0]);
rectangle('Position',[450 -581.25 18.75 18.75], 'FaceColor',[1 1 1]);
rectangle('Position',[468.75 -581.25 18.75 18.75], 'FaceColor',[1 1 1]);
rectangle('Position',[450 -600 18.75 18.75], 'FaceColor',[0 0 0]);
rectangle('Position',[468.75 -600 18.75 18.75], 'FaceColor',[0 0 0]);
rectangle('Position',[487.5 -581.25 18.75 18.75], 'FaceColor',[1 1 1]);
rectangle('Position',[506.25 -581.25 18.75 18.75], 'FaceColor',[1 1 1]);
rectangle('Position',[487.5 -600 18.75 18.75], 'FaceColor',[0 0 0]);
rectangle('Position',[506.25 -600 18.75 18.75], 'FaceColor',[0 0 0]);
rectangle('Position',[562.5 -543.75 18.75 18.75], 'FaceColor',[1 1 1]);
rectangle('Position',[581.25 -543.75 18.75 18.75], 'FaceColor',[0 0 0]);
rectangle('Position',[562.5 -562.5 18.75 18.75], 'FaceColor',[1 1 1]);
rectangle('Position',[581.25 -562.5 18.75 18.75], 'FaceColor',[0 0 0]);
rectangle('Position',[525 -581.25 18.75 18.75], 'FaceColor',[1 1 1]);
rectangle('Position',[543.75 -581.25 18.75 18.75], 'FaceColor',[1 1 1]);
rectangle('Position',[525 -600 18.75 18.75], 'FaceColor',[0 0 0]);
rectangle('Position',[543.75 -600 18.75 18.75], 'FaceColor',[0 0 0]);
rectangle('Position',[562.5 -581.25 18.75 18.75], 'FaceColor',[1 1 1]);
rectangle('Position',[581.25 -581.25 18.75 18.75], 'FaceColor',[0 0 0]);
rectangle('Position',[562.5 -600 18.75 18.75], 'FaceColor',[0 0 0]);
rectangle('Position',[581.25 -600 18.75 18.75], 'FaceColor',[0 0 0]);
X=[560,543.75,506.25,468.75,412.5,412.5,356.25,318.75,290.625,271.875,243.75,206.25,168.75,131.25,121.875,121.875,93.75,93.75,93.75,93.75,56.25,56.25,56.25,40];
Y=[-560,-543.75,-506.25,-506.25,-487.5,-412.5,-393.75,-356.25,-328.125,-328.125,-318.75,-281.25,-243.75,-243.75,-271.875,-290.625,-318.75,-356.25,-393.75,-431.25,-468.75,-506.25,-543.75,-560];
hold on;
plot(X,Y,'r');
legend('1905.62','Location','southoutside');
